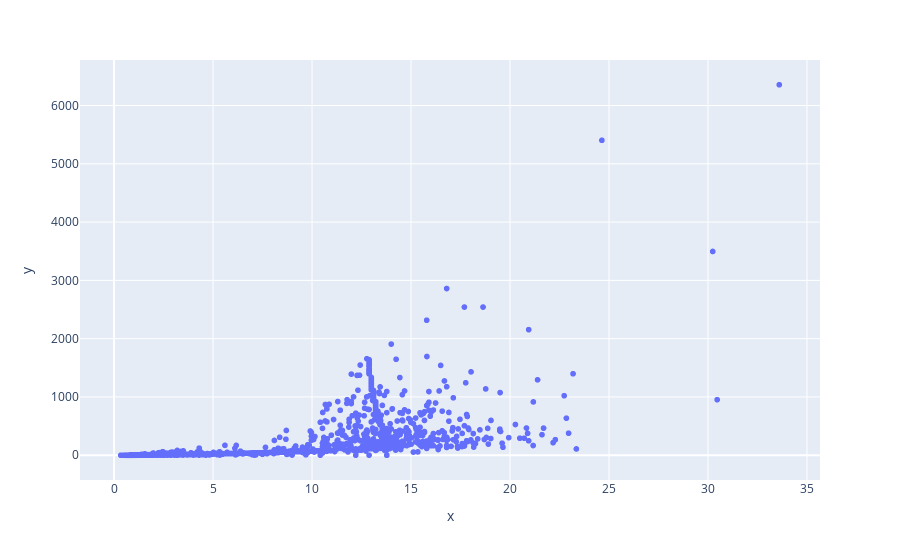

Notebook code for this chart:
### Markdown cell above
Now that we have the types of planets that are out there, let’s understand these terms -

**Neptune-like** => These planets are like neptune! They are big in size and have rings around them. They are also made of Ice.

**Super-Earth** => These are the planets that have mass greater than earth but smaller than that of Neptune! (Neptune is 17 times Earth)

**Terrestrial** => It is a planet that is composed primarily of silicate rocks or metals (Like Earth, Mars)

**Gas Giant** => There are the planets that are composed of Gas (Hydrogen and Helium)

Based on this, let’s try to do some clustering to see if there is any relation between planet type and mass of the planet. It looks like there is but let’s see.

### Code cell
planet_masses = []
planet_radiuses = []
for planet_data in low_gravity_planets:
    planet_masses.append(planet_data[3])
    planet_radiuses.append(planet_data[7])

fig = px.scatter(x=planet_radiuses, y=planet_masses)
fig.show()

### Figure 1 — Plotly figure (JSON) as saved in the notebook; plotly's stock layout.template omitted (floating-point values rounded to 4 significant figures; data arrays with more than 128 entries replaced by an {"elided": "..."} marker saying what was removed)
{"data": [{"hovertemplate": "x=%{x}<br>y=%{y}<extra></extra>", "legendgroup": "", "marker": {"color": "#636efa", "symbol": "circle"}, "mode": "markers", "name": "", "showlegend": false, "type": "scattergl", "x": {"elided": "3951 mixed values"}, "xaxis": "x", "y": {"elided": "3951 mixed values"}, "yaxis": "y"}], "layout": {"legend": {"tracegroupgap": 0}, "margin": {"t": 60}, "xaxis": {"anchor": "y", "domain": [0, 1], "title": {"text": "x"}}, "yaxis": {"anchor": "x", "domain": [0, 1], "title": {"text": "y"}}}}
